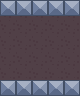

A level layout from a 2D game, rendered from its tile map. Below: a short description, then the map file with tile-grid data replaced by summaries:
An orthogonal 5x6 tile map with 16x16 px tiles, 3 tile layers (loc2, background, walls), 3 tilesets.

<map version="1.4" tiledversion="1.4.2" orientation="orthogonal" renderorder="right-down" width="5" height="6" tilewidth="16" tileheight="16" infinite="0" nextlayerid="4" nextobjectid="1">
 <tileset firstgid="1" source="full tilemap.tsx" />
 <tileset firstgid="73" name="full tilemap2" tilewidth="16" tileheight="16" tilecount="72" columns="9">
  <image source="full tilemap2.png" width="144" height="128" />
 </tileset>
 <tileset firstgid="145" name="layer3" tilewidth="16" tileheight="16" tilecount="2" columns="2">
  <image source="layer3.png" width="32" height="16" />
 </tileset>
 <layer id="3" name="loc2" width="5" height="6">
  <data>[30 cells, 30 non-empty, 2 distinct tile ids]</data>
 </layer>
 <layer id="1" name="background" width="5" height="6">
  <data>[30 cells, 20 non-empty, 1 distinct tile ids]</data>
 </layer>
 <layer id="2" name="walls" width="5" height="6">
  <data>[30 cells, 10 non-empty, 1 distinct tile ids]</data>
 </layer>
</map>
